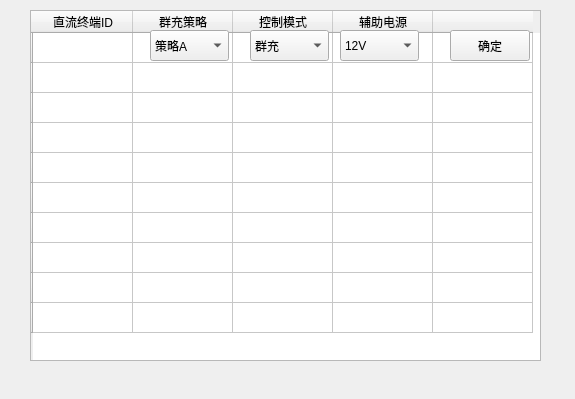
<?xml version="1.0" encoding="UTF-8"?>
<ui version="4.0">
 <class>DcTerminalSpeFeaSet</class>
 <widget class="QWidget" name="DcTerminalSpeFeaSet">
  <property name="geometry">
   <rect>
    <x>0</x>
    <y>0</y>
    <width>575</width>
    <height>399</height>
   </rect>
  </property>
  <property name="windowTitle">
   <string>Form</string>
  </property>
  <widget class="QTableWidget" name="tableWidget">
   <property name="geometry">
    <rect>
     <x>30</x>
     <y>10</y>
     <width>511</width>
     <height>351</height>
    </rect>
   </property>
   <property name="verticalScrollBarPolicy">
    <enum>Qt::ScrollBarAlwaysOff</enum>
   </property>
   <property name="horizontalScrollBarPolicy">
    <enum>Qt::ScrollBarAlwaysOff</enum>
   </property>
   <row>
    <property name="text">
     <string/>
    </property>
   </row>
   <row>
    <property name="text">
     <string/>
    </property>
   </row>
   <row>
    <property name="text">
     <string/>
    </property>
   </row>
   <row>
    <property name="text">
     <string/>
    </property>
   </row>
   <row>
    <property name="text">
     <string/>
    </property>
   </row>
   <row>
    <property name="text">
     <string/>
    </property>
   </row>
   <row>
    <property name="text">
     <string/>
    </property>
   </row>
   <row>
    <property name="text">
     <string/>
    </property>
   </row>
   <row>
    <property name="text">
     <string/>
    </property>
   </row>
   <row>
    <property name="text">
     <string/>
    </property>
   </row>
   <column>
    <property name="text">
     <string>直流终端ID</string>
    </property>
   </column>
   <column>
    <property name="text">
     <string>群充策略</string>
    </property>
   </column>
   <column>
    <property name="text">
     <string>控制模式</string>
    </property>
   </column>
   <column>
    <property name="text">
     <string>辅助电源</string>
    </property>
   </column>
   <column>
    <property name="text">
     <string/>
    </property>
   </column>
  </widget>
  <widget class="QComboBox" name="comboBox">
   <property name="geometry">
    <rect>
     <x>150</x>
     <y>30</y>
     <width>79</width>
     <height>31</height>
    </rect>
   </property>
   <item>
    <property name="text">
     <string>策略A</string>
    </property>
   </item>
   <item>
    <property name="text">
     <string>策略B</string>
    </property>
   </item>
   <item>
    <property name="text">
     <string>策略C</string>
    </property>
   </item>
  </widget>
  <widget class="QComboBox" name="comboBox_2">
   <property name="geometry">
    <rect>
     <x>250</x>
     <y>30</y>
     <width>79</width>
     <height>31</height>
    </rect>
   </property>
   <item>
    <property name="text">
     <string>群充</string>
    </property>
   </item>
   <item>
    <property name="text">
     <string>轮充</string>
    </property>
   </item>
  </widget>
  <widget class="QComboBox" name="comboBox_3">
   <property name="geometry">
    <rect>
     <x>340</x>
     <y>30</y>
     <width>79</width>
     <height>31</height>
    </rect>
   </property>
   <item>
    <property name="text">
     <string>12V</string>
    </property>
   </item>
   <item>
    <property name="text">
     <string>24V</string>
    </property>
   </item>
  </widget>
  <widget class="QPushButton" name="pushButton">
   <property name="geometry">
    <rect>
     <x>450</x>
     <y>30</y>
     <width>80</width>
     <height>31</height>
    </rect>
   </property>
   <property name="text">
    <string>确定</string>
   </property>
  </widget>
 </widget>
 <resources/>
 <connections/>
</ui>
